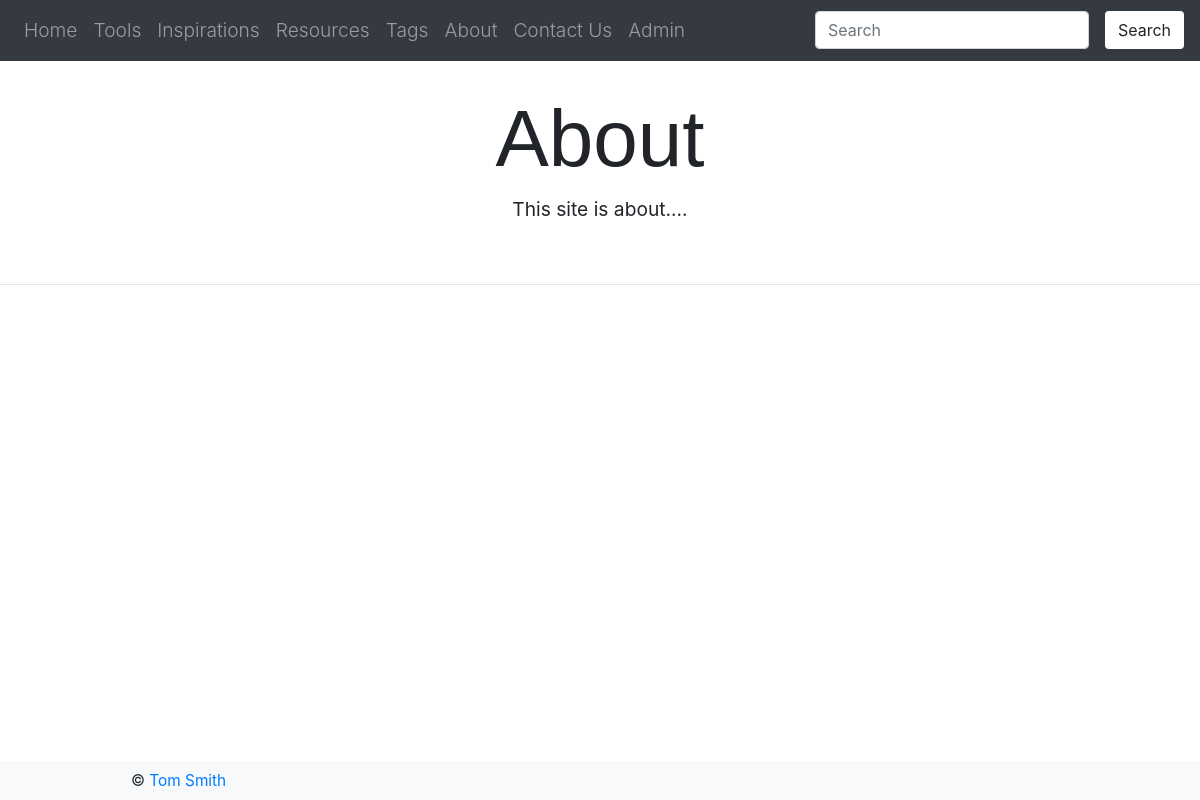
The page /activities/page/about on the database as committed earlier.
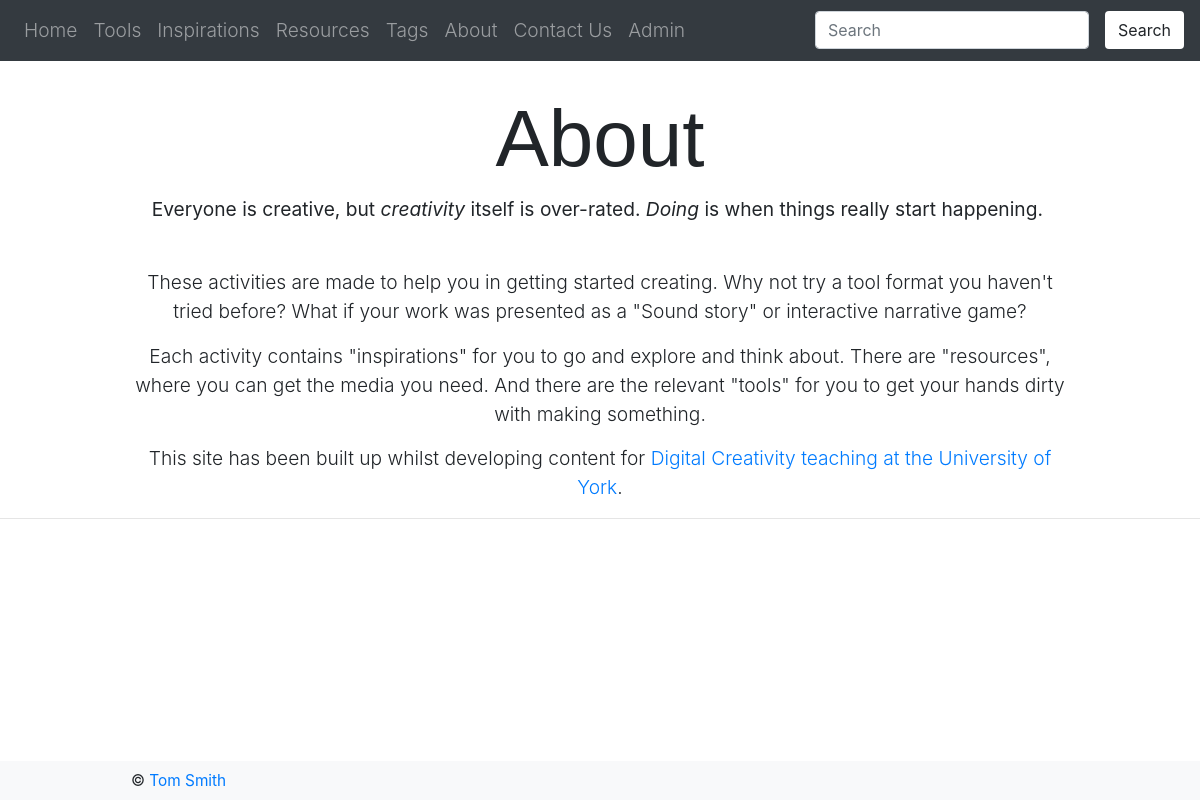
The same page on the database as committed later.
### tools/models.py (models this page shows, shortened)
class Page(models.Model):
	slug = models.SlugField(null=True, blank=True, default='')
	name = models.CharField(max_length=100)
	preamble = HTMLField(default='', null=True, blank=True)
	image_url = models.URLField(max_length=250, null=True, default='', blank=True)
	youtube = models.URLField(max_length=250, null=True, default='', blank=True)
	text = HTMLField(null=True, blank=True, default='')
	image = models.ImageField(upload_to ='',
			height_field=None, width_field=None, max_length=250,
			blank=True, default=None, null=True)
	class Meta:
		ordering = ['name',]

### tools/views.py (the view)
# urls.py: path('page/<slug:slug>', views.page, name='page'),
def page(request, slug):
    page = Page.objects.filter(slug=slug).first()
    return render(request, "tools/page.html", {'page': page,} )

### tools/templates/tools/page.html (shortened to what this page needs)
{% extends "_base.html" %}
{% block content %}
<div id="banner">
     <h3>{{page.name}}</h3>
      <b>{{page.preamble|safe}}</b>
       <br>
 {{page.text|safe}}
</div>
{% endblock %}

Rows that differ between the two databases and show on the page:
changed Page "About": preamble "This site is about...." → "Everyone is creative, but creativity itself is over-rated. Doing is when things really start happening."; text (not shown) → "These activities are made to help you in getting started creating. Why not try a tool format you haven't tried before? What if your work was presented as a \"Sound story\" or interactive narrative game? Each activity contains \"inspirations\" for you to go and explore and think about. There are \"resources\", where you can get the media you need. And there are the relevant \"tools\" for you to get your hands dirty with making something. This site has been built up whilst developing content for Digital Creativity teaching at the University of York ."
